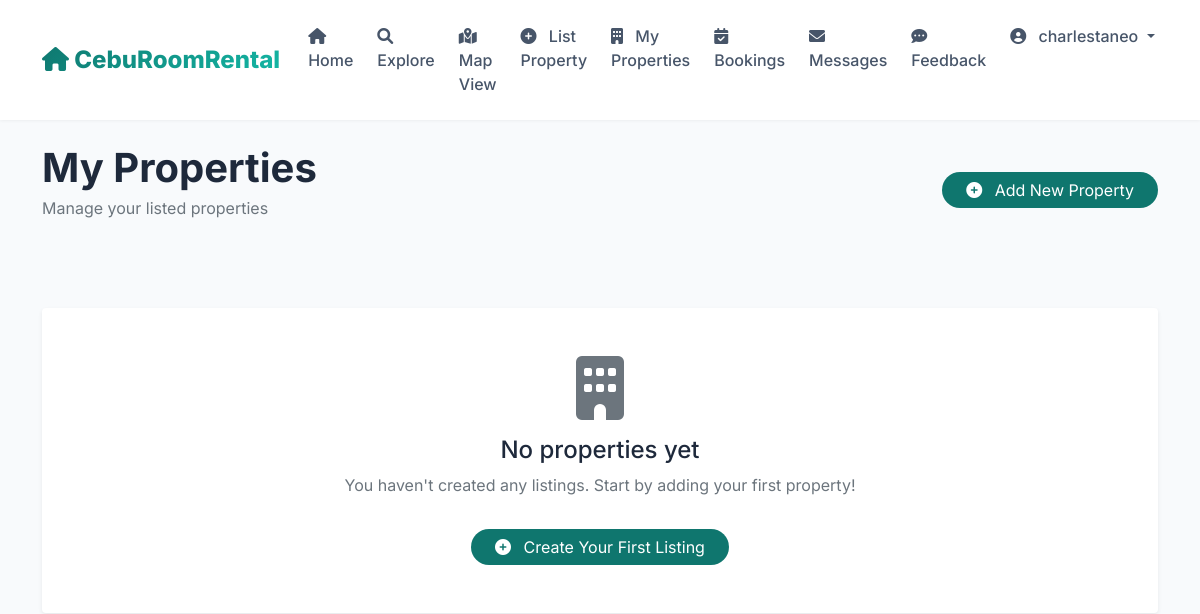
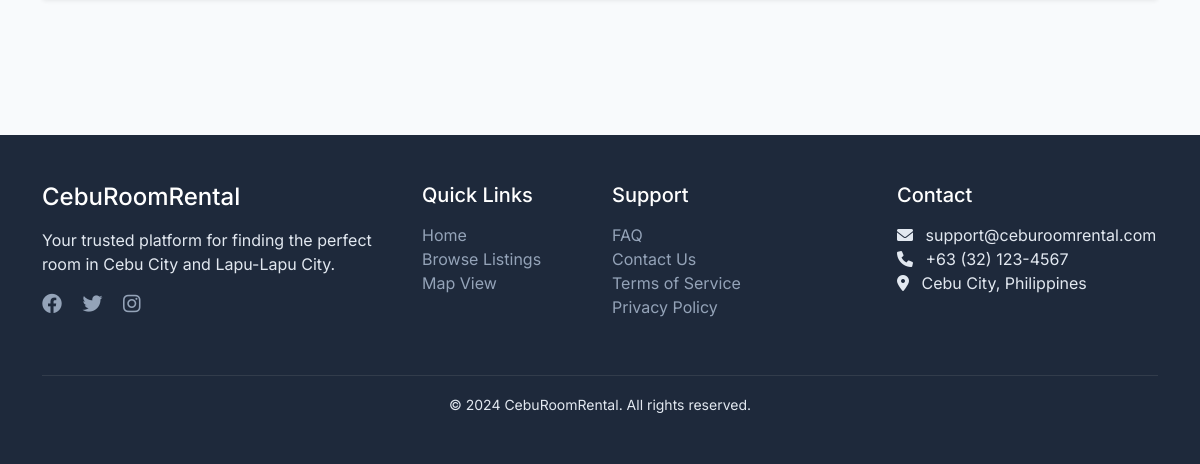
Page /my-listings/ (signed in) on the earlier database version (2 pictures, top to bottom).
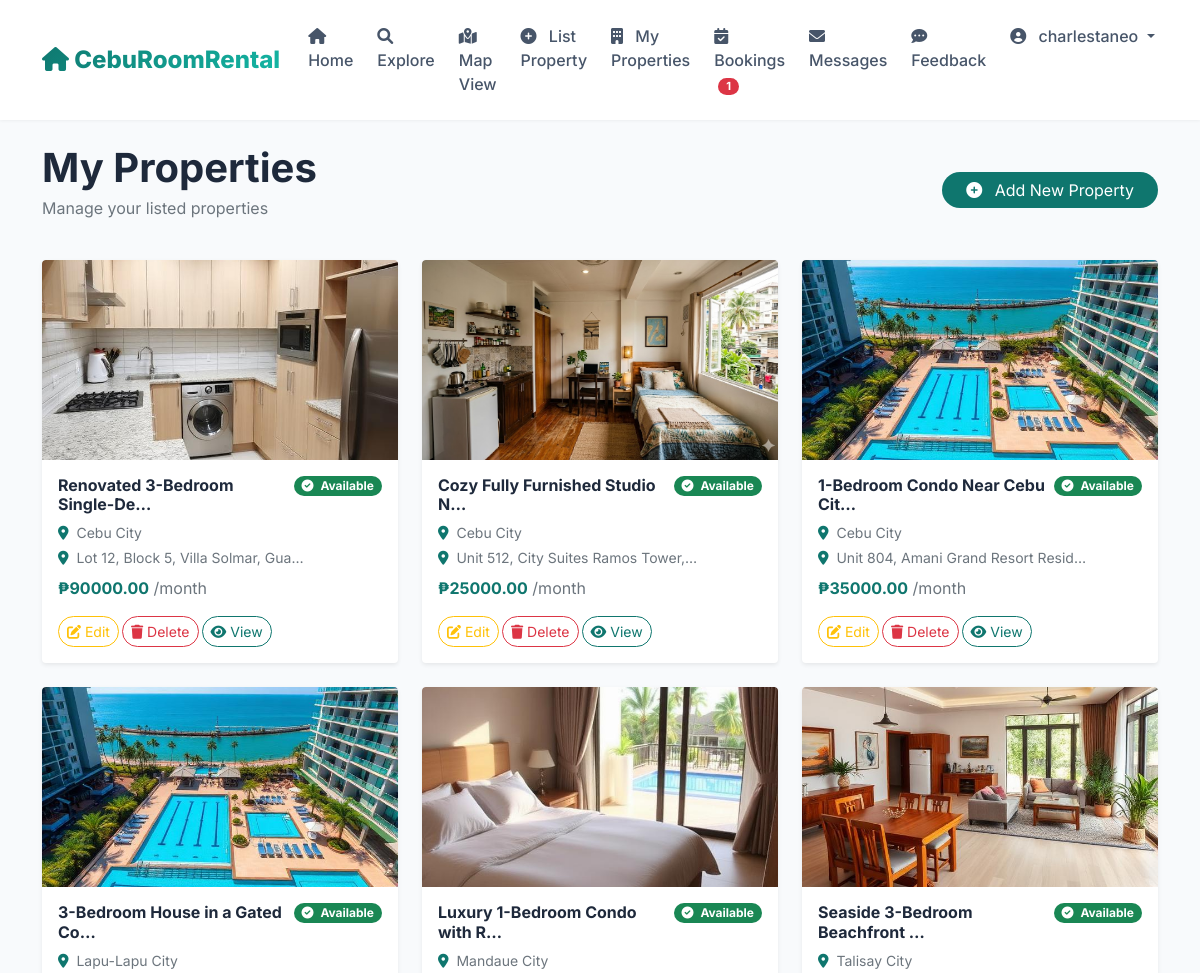
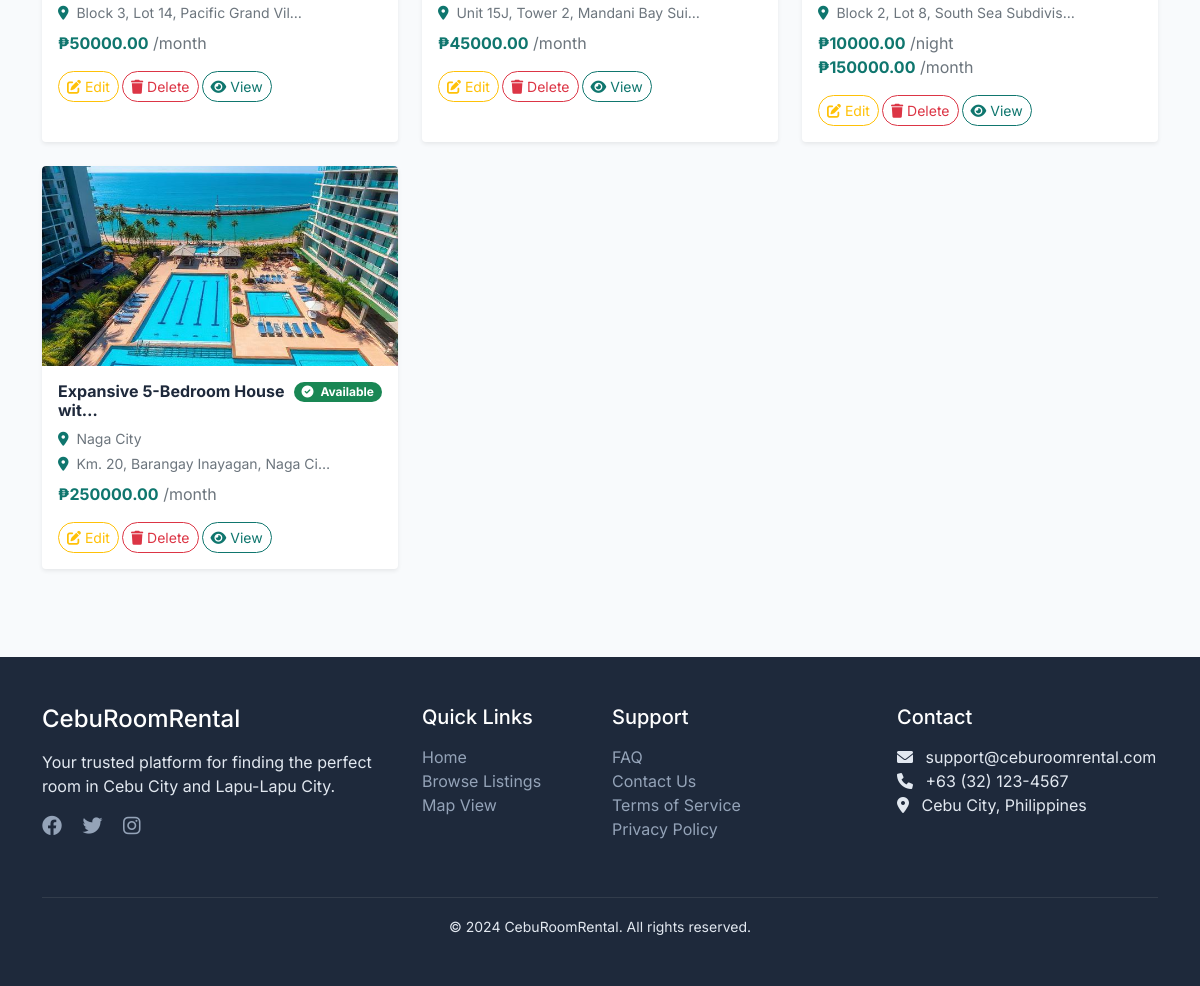
Same page on the later database version (2 pictures, top to bottom).
### rentals/models.py (models this page shows, shortened)
class Listing(models.Model):
    PROPERTY_TYPES = [
        ('boarding', 'Boarding House'),
        ('apartment', 'Apartment'),
        ('condo', 'Condominium'),
        ('dorm', 'Dormitory'),
        ('airbnb', 'Airbnb'),
    ]
    LOCATIONS = [
        ('cebu_city', 'Cebu City'),
        ('lapulapu', 'Lapu-Lapu City'),
        ('mandaue', 'Mandaue City'),
        ('talisay', 'Talisay City'),
        ('naga', 'Naga City'),
        ('carcar', 'Carcar City'),
        ('toledo', 'Toledo City'),
    ]
    title = models.CharField(max_length=200)
    description = models.TextField()
    property_type = models.CharField(max_length=20, choices=PROPERTY_TYPES)
    location = models.CharField(max_length=20, choices=LOCATIONS)
    address = models.CharField(max_length=500)
    daily_price = models.DecimalField(max_digits=10, decimal_places=2, null=True, blank=True)
    monthly_price = models.DecimalField(max_digits=10, decimal_places=2, null=True, blank=True)
    max_occupants = models.IntegerField()
    amenities = models.TextField(blank=True, help_text="List amenities separated by commas")
    image1 = models.ImageField(upload_to='listings/', blank=True, null=True)
    image2 = models.ImageField(upload_to='listings/', blank=True, null=True)
    image3 = models.ImageField(upload_to='listings/', blank=True, null=True)
    owner = models.ForeignKey(User, on_delete=models.CASCADE, related_name='listings')
    created_at = models.DateTimeField(auto_now_add=True)
    is_available = models.BooleanField(default=True)

### rentals/views.py (the view)
# urls.py: path('my-listings/', views.my_listings, name='my_listings'),
@login_required
def my_listings(request):
    listings = Listing.objects.filter(owner=request.user)
    return render(request, 'rentals/my_listings.html', {'listings': listings})

### rentals/context_processors.py (called while the page is built)
def notification_counts(request):
    context = {
        'booking_notification_count': 0,
        'message_notification_count': 0,
    }
    if request.user.is_authenticated:
        message_count = Message.objects.filter(
            receiver=request.user,
            is_read=False
        ).count()
        context['message_notification_count'] = message_count
        if hasattr(request.user, 'profile') and request.user.profile.user_type == 'tenant':
            booking_count = Booking.objects.filter(
                listing__owner=request.user,
                status='pending'
            ).count()
            context['booking_notification_count'] = booking_count
    return context

### templates/rentals/my_listings.html (shortened to what the changed rows need)
{% extends 'base.html' %}
{% block content %}
<div class="container py-4">
    <div class="d-flex justify-content-between align-items-center mb-4">
        <div>
            <h1 class="fw-bold mb-1">My Properties</h1>
        </div>
    </div>
    {% if listings %}
        <div class="row g-4">
            {% for listing in listings %}
                <div class="col-md-6 col-lg-4">
                    <div class="card h-100 border-0 shadow-sm hover-shadow rounded-4 overflow-hidden">
                        {% if listing.image1 %}
                            <img src="{{ listing.image1.url }}" class="card-img-top" style="height: 200px; object-fit: cover;" alt="{{ listing.title }}">
                        {% else %}
                            <div class="bg-secondary d-flex align-items-center justify-content-center" style="height: 200px;">
                                <i class="fas fa-home fa-4x text-white-50"></i>
                            </div>
                        {% endif %}
                        <div class="card-body p-3">
                            <div class="d-flex justify-content-between align-items-start mb-2">
                                <h6 class="card-title fw-bold mb-0">{{ listing.title|truncatechars:30 }}</h6>
                                <span class="badge {% if listing.is_available %}bg-success{% else %}bg-secondary{% endif %} text-white px-2 py-1 rounded-pill">
                                    {% if listing.is_available %}
                                        <i class="fas fa-check-circle me-1"></i> Available
                                    {% else %}
                                        <i class="fas fa-times-circle me-1"></i> Booked
                                    {% endif %}
                                </span>
                            </div>
                            <p class="text-muted small mb-1">
                                <i class="fas fa-map-marker-alt text-teal me-1"></i> {{ listing.get_location_display }}
                            </p>
                            <p class="text-muted small mb-2">
                                <i class="fas fa-location-dot text-teal me-1"></i> {{ listing.address|truncatechars:35 }}
                            </p>
                            <div class="mt-2">
                                {% if listing.daily_price %}
                                    <span class="fw-bold text-teal">₱{{ listing.daily_price }}</span>
                                    <span class="text-muted">/night</span>
                                {% endif %}
                                {% if listing.daily_price and listing.monthly_price %}
                                    <br>
                                {% endif %}
                                {% if listing.monthly_price %}
                                    <span class="fw-bold text-teal">₱{{ listing.monthly_price }}</span>
                                    <span class="text-muted">/month</span>
                                {% endif %}
                            </div>
                            <div class="d-flex justify-content-between align-items-center mt-3">
                                <div class="btn-group">
                                    <a href="{% url 'edit_listing' listing.id %}" class="btn btn-sm btn-outline-warning rounded-pill me-1">
                                        <i class="fas fa-edit"></i> Edit
                                    </a>
                                    <a href="{% url 'delete_listing' listing.id %}" class="btn btn-sm btn-outline-danger rounded-pill me-1">
                                        <i class="fas fa-trash"></i> Delete
                                    </a>
                                    <a href="{% url 'listing_detail' listing.id %}" class="btn btn-sm btn-outline-teal rounded-pill">
                                        <i class="fas fa-eye"></i> View
                                    </a>
                                </div>
                            </div>
                        </div>
                    </div>
                </div>
            {% endfor %}
        </div>
    {% else %}
        <div class="text-center py-5">
            <div class="card border-0 shadow-sm rounded-4 p-5">
                <i class="fas fa-building fa-4x text-muted mb-3"></i>
                <h4>No properties yet</h4>
                <p class="text-muted">You haven't created any listings. Start by adding your first property!</p>
                <div class="mt-3">
                    <a href="{% url 'create_listing' %}" class="btn btn-teal rounded-pill px-4">
                        <i class="fas fa-plus-circle me-2"></i> Create Your First Listing
                    </a>
                </div>
            </div>
        </div>
    {% endif %}
</div>
{% endblock %}

### templates/base.html (shortened to what the changed rows need)
<!DOCTYPE html>
<html lang="en">
<head>
    <link href="https://cdn.jsdelivr.net/npm/bootstrap@5.1.3/dist/css/bootstrap.min.css" rel="stylesheet">
    <link rel="stylesheet" href="https://cdnjs.cloudflare.com/ajax/libs/font-awesome/6.0.0/css/all.min.css">
</head>
<body>
    <nav class="navbar navbar-expand-lg sticky-top">
        <div class="container">
            <div class="collapse navbar-collapse" id="navbarNav">
                <ul class="navbar-nav ms-auto">
                    {% if user.is_authenticated %}
                        <li class="nav-item">
                            <a class="nav-link" href="{% url 'my_bookings' %}">
                                <i class="fas fa-calendar-check"></i> Bookings
                                {% if booking_notification_count > 0 %}
                                    <span class="badge bg-danger rounded-pill notification-badge">{{ booking_notification_count }}</span>
                                {% endif %}
                            </a>
                        </li>
                    {% endif %}
                </ul>
            </div>
        </div>
    </nav>
    <main>
        {% block content %}
        {% endblock %}
    </main>
</body>
</html>

Differences in the rows shown:
added Listing: image1 (picture), title "Renovated 3-Bedroom Single-De…", is_available True (drawn), location "Cebu City", address "Lot 12, Block 5, Villa Solmar, Gua…", monthly_price "90000.00"
added Listing: image1 (picture), title "Cozy Fully Furnished Studio N…", is_available True (drawn), location "Cebu City", address "Unit 512, City Suites Ramos Tower,…", monthly_price "25000.00"
added Listing: image1 (picture), title "1-Bedroom Condo Near Cebu Cit…", is_available True (drawn), location "Cebu City", address "Unit 804, Amani Grand Resort Resid…", monthly_price "35000.00"
added Listing: image1 (picture), title "3-Bedroom House in a Gated Co…", is_available True (drawn), location "Lapu-Lapu City", address "Block 3, Lot 14, Pacific Grand Vil…", monthly_price "50000.00"
added Listing: image1 (picture), title "Luxury 1-Bedroom Condo with R…", is_available True (drawn), location "Mandaue City", address "Unit 15J, Tower 2, Mandani Bay Sui…", monthly_price "45000.00"
added Listing: image1 (picture), title "Seaside 3-Bedroom Beachfront …", is_available True (drawn), location "Talisay City", address "Block 2, Lot 8, South Sea Subdivis…", daily_price "10000.00", monthly_price "150000.00"
added Listing: image1 (picture), title "Expansive 5-Bedroom House wit…", is_available True (drawn), location "Naga City", address "Km. 20, Barangay Inayagan, Naga Ci…", monthly_price "250000.00"
Other differences:
{{ booking_notification_count }}: (not shown) → "1"
text no longer shown: "No properties yet You haven't created any listings. Start by adding your first property! Create Your First Listing"
